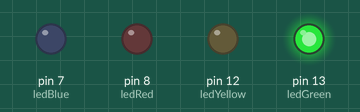
Recording of a sketch running on a simulated Arduino Uno, built with avr-gcc and run on an emulated ATmega328P. Shown: output pins drawn as LEDs (lit = HIGH).

Above: at 2.0 s.
At 5.0 s:
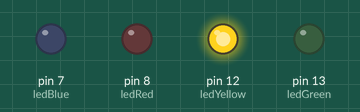
At 9.6 s:
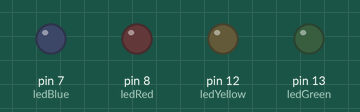
At 13.8 s:
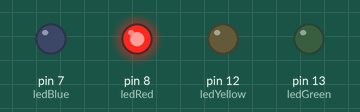
Timing chart, 0 to 21.8 s (numbered marks = the images above):
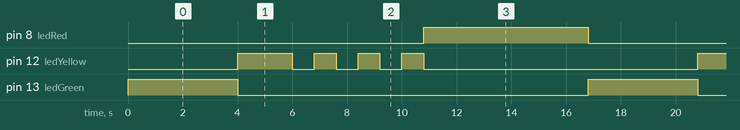

The sketch:

Semaforo.ino
```cpp
int ledBlue = 7;
int ledRed = 8;
int ledYellow = 12;
int ledGreen = 13;
int stop1 = 6000;
int stop2 = 2000;
int stop3 = 4000;
int stop4 = 800;

void setup() {
  // put your setup code here, to run once:
pinMode(ledBlue,OUTPUT);
pinMode(ledRed,OUTPUT);
pinMode(ledYellow,OUTPUT);
pinMode(ledGreen,OUTPUT);
}

void loop() {
  // put your main code here, to run repeatedly:
digitalWrite(ledGreen, HIGH);
delay(stop3);
digitalWrite(ledGreen, LOW);

digitalWrite(ledYellow, HIGH);
delay(stop2);
digitalWrite(ledYellow, LOW);
delay(stop4);
digitalWrite(ledYellow, HIGH);
delay(stop4);
digitalWrite(ledYellow, LOW);
delay(stop4);
digitalWrite(ledYellow, HIGH);
delay(stop4);
digitalWrite(ledYellow, LOW);
delay(stop4);
digitalWrite(ledYellow, HIGH);
delay(stop4);
digitalWrite(ledYellow, LOW);

digitalWrite(ledRed, HIGH);
delay(stop1);
digitalWrite(ledRed, LOW);

/*delay(stop);

digitalWrite(ledBlue,HIGH);
delay(stop);
digitalWrite(ledBlue,LOW);

digitalWrite(ledRed,HIGH);
delay(stop);
digitalWrite(ledRed,LOW);

digitalWrite(ledRed,HIGH);
digitalWrite(ledBlue,HIGH);
delay(stop);
digitalWrite(ledRed,LOW);
digitalWrite(ledBlue,LOW);

digitalWrite(ledYellow,HIGH);
delay(stop);
digitalWrite(ledYellow,LOW);

digitalWrite(ledYellow,HIGH);
digitalWrite(ledBlue,HIGH);
delay(stop);
digitalWrite(ledYellow,LOW);
digitalWrite(ledBlue,LOW);

digitalWrite(ledYellow,HIGH);
digitalWrite(ledRed,HIGH);
delay(stop);
digitalWrite(ledYellow,LOW);
digitalWrite(ledRed,LOW);

digitalWrite(ledYellow,HIGH);
digitalWrite(ledRed,HIGH);
digitalWrite(ledBlue,HIGH);
delay(stop);
digitalWrite(ledYellow,LOW);
digitalWrite(ledRed,LOW);
digitalWrite(ledBlue,LOW);

digitalWrite(ledGreen,HIGH);
delay(stop);
digitalWrite(ledGreen,LOW);

digitalWrite(ledGreen,HIGH);
digitalWrite(ledBlue,HIGH);
delay(stop);
digitalWrite(ledGreen,LOW);
digitalWrite(ledBlue,LOW);

digitalWrite(ledGreen,HIGH);
digitalWrite(ledRed,HIGH);
delay(stop);
digitalWrite(ledGreen,LOW);
digitalWrite(ledRed,LOW);

digitalWrite(ledGreen,HIGH);
digitalWrite(ledRed,HIGH);
digitalWrite(ledBlue,HIGH);
delay(stop);
digitalWrite(ledGreen,LOW);
digitalWrite(ledRed,LOW);
digitalWrite(ledBlue,LOW);

digitalWrite(ledGreen,HIGH);
digitalWrite(ledYellow,HIGH);
delay(stop);
digitalWrite(ledGreen,LOW);
digitalWrite(ledYellow,LOW);

digitalWrite(ledGreen,HIGH);
digitalWrite(ledYellow,HIGH);
digitalWrite(ledBlue,HIGH);
delay(stop);
digitalWrite(ledGreen,LOW);
digitalWrite(ledYellow,LOW);
digitalWrite(ledBlue,LOW);

digitalWrite(ledGreen,HIGH);
digitalWrite(ledYellow,HIGH);
digitalWrite(ledRed,HIGH);
delay(stop);
digitalWrite(ledGreen,LOW);
digitalWrite(ledYellow,LOW);
digitalWrite(ledRed,LOW);

digitalWrite(ledGreen,HIGH);
digitalWrite(ledYellow,HIGH);
digitalWrite(ledRed,HIGH);
digitalWrite(ledBlue,HIGH);
delay(stop);
digitalWrite(ledGreen,LOW);
digitalWrite(ledYellow,LOW);
digitalWrite(ledRed,LOW);
digitalWrite(ledBlue,LOW);*/
}
```

Measured:
- by itself, pin 8 (ledRed): alternates HIGH for 6.0 s and LOW for 10.8 s
- by itself, pin 12 (ledYellow): repeats every 16.8 s: 3 × (LOW 0.80 s, HIGH 0.80 s), LOW 10.0 s, HIGH 2.0 s
- by itself, pin 13 (ledGreen): alternates HIGH for 4.0 s and LOW for 12.8 s
